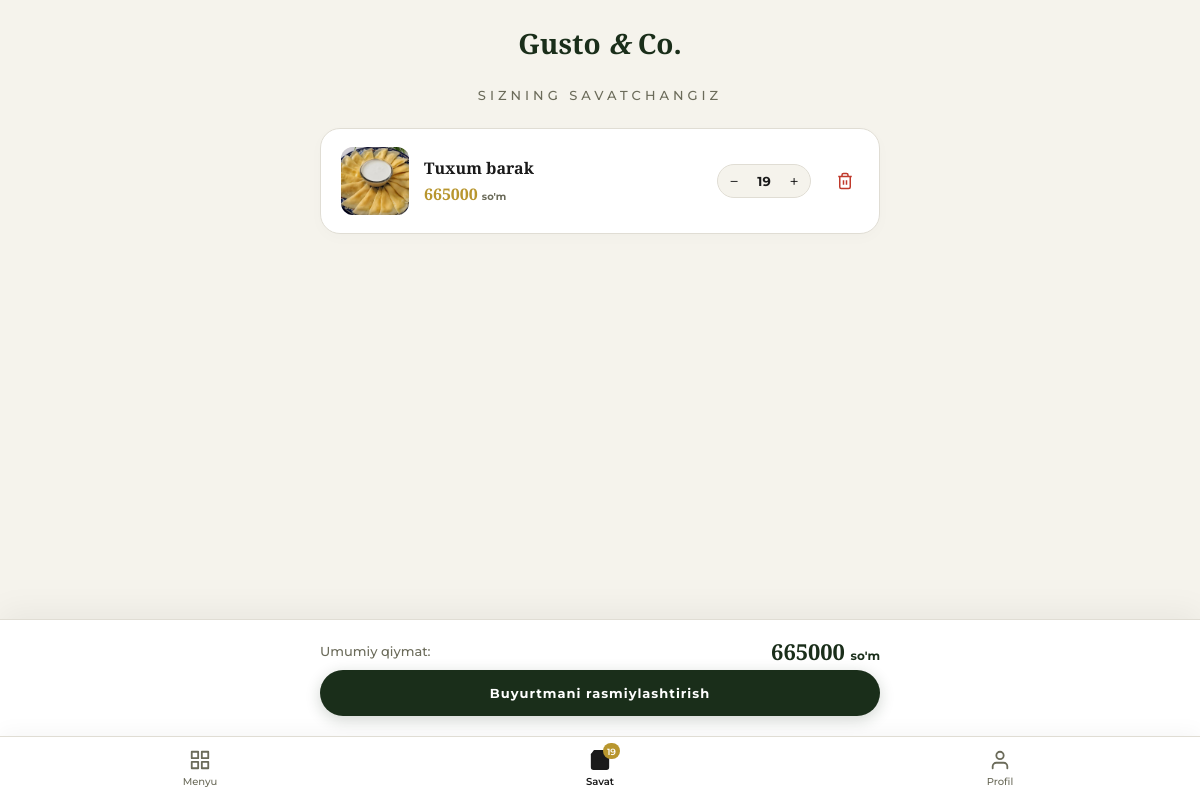
Page /savat_page/ (signed in) on the earlier database version.
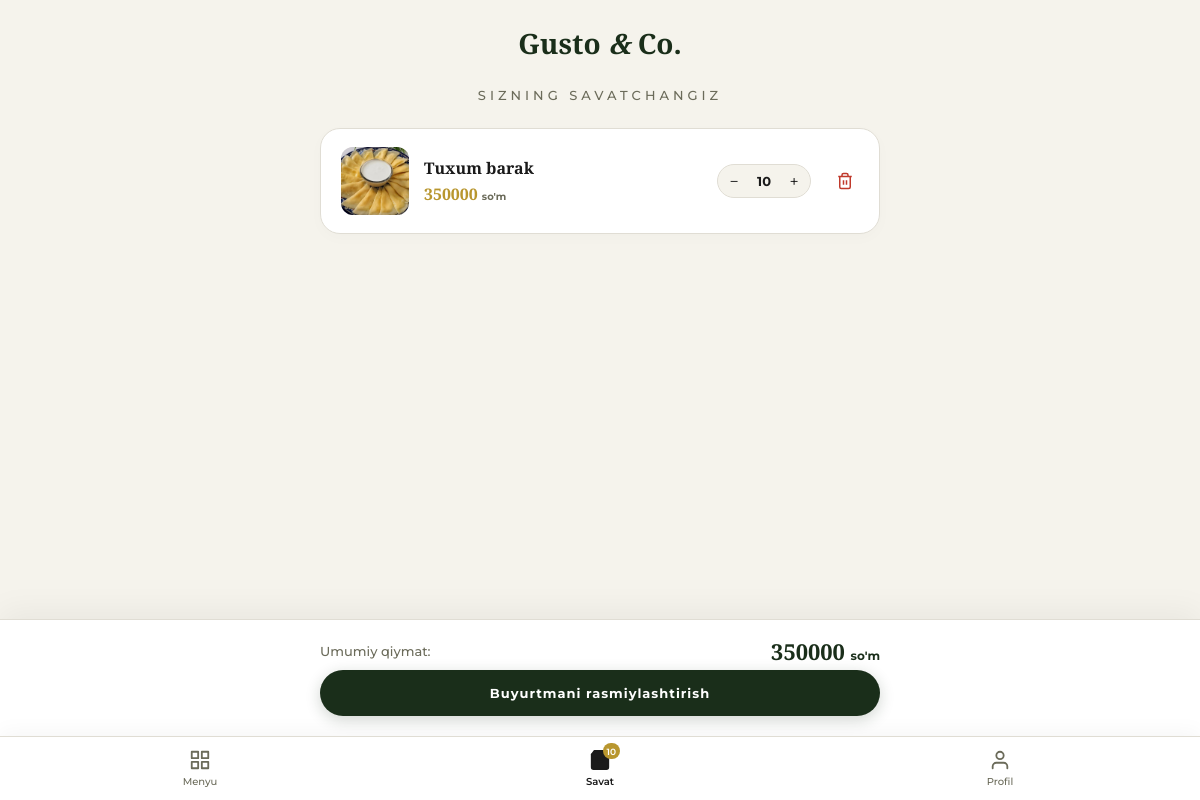
Same page on the later database version.
### products/models.py (models this page shows, shortened)
class ShopingModel(BaseCreateModel):
    product = models.ForeignKey(FastFoodProduct, on_delete=models.CASCADE, related_name='cart_list')
    user = models.ForeignKey(settings.AUTH_USER_MODEL, on_delete=models.CASCADE, related_name='my_carts')
    quantity = models.PositiveIntegerField(default=1) # <- Buni qo'shish kerak!

class FastFoodProduct(BaseCreateModel):
    name = models.CharField(max_length=500)
    price = models.DecimalField("Maxsulot narxi: ", max_digits=10, decimal_places=2)
    ingredients = models.TextField("Tarkibi: ", max_length=4000)
    count = models.PositiveIntegerField(default=1, verbose_name="necha dona borr")
    category_product = models.ForeignKey(Category, on_delete=models.CASCADE, related_name="food_products")
    product_image = models.ImageField(upload_to="products/images/")
    is_active = models.BooleanField(default=True)
    class Meta:
        verbose_name = "Mahsulot"
        verbose_name_plural = "Mahsulotlar"

### users/views.py (the view)
# urls.py: path("savat_page/", savat_page, name='savat_page'),
@login_required(login_url='login_page')  # <- tuzatildi
def savat_page(request):
    cart_items = ShopingModel.objects.filter(user=request.user)
    total_price = 0
    total_count = 0
    for item in cart_items:
        item.line_total = item.product.price * item.quantity
        total_price += item.line_total
        total_count += item.quantity
    context = {'cart_items': cart_items, 'cart_count': total_count, 'total_price': total_price}
    return render(request, 'user_page/savat.html', context)

### templates/user_page/savat.html (shortened to what this page needs)
<!doctype html>
<html lang="uz">
<head>
</head>
<body>
<div class="top-header">
  <a href="{% url 'menu_home' %}" class="logo">Gusto <em>&</em> Co.</a>
</div>
<div class="page-header">
  <p>Sizning savatchangiz</p>
</div>
<div class="cart-container">
  {% if cart_items %}
    <div class="cart-items">
      {% for item in cart_items %}
        <div class="cart-item">
          <div class="item-img-wrap">
            {% if item.product.product_image %}
              <img src="{{ item.product.product_image.url }}" alt="{{ item.product.name }}">
            {% else %}
              <img src="https://images.unsplash.com/photo-1546833999-b9f581a1996d?w=160&q=80" alt="{{ item.product.name }}">
            {% endif %}
          </div>
          <div class="item-details">
            <div class="item-name">{{ item.product.name }}</div>
            <div class="item-price">{{ item.line_total|floatformat:0 }} <span>so'm</span></div>
          </div>
          <div class="qty-control">
            <a href="{% url 'update_cart_quantity' pk=item.id action='decrease' %}" class="qty-btn">−</a>
            <div class="qty-val">{{ item.quantity }}</div>
            <a href="{% url 'update_cart_quantity' pk=item.id action='increase' %}" class="qty-btn">+</a>
          </div>
          <a href="{% url 'delete_product_cart' pk=item.id %}" class="delete-btn">
            <svg viewBox="0 0 24 24"><polyline points="3 6 5 6 21 6"></polyline><path d="M19 6v14a2 2 0 0 1-2 2H7a2 2 0 0 1-2-2V6m3 0V4a2 2 0 0 1 2-2h4a2 2 0 0 1 2 2v2"></path><line x1="10" y1="11" x2="10" y2="17"></line><line x1="14" y1="11" x2="14" y2="17"></line></svg>
          </a>
        </div>
      {% endfor %}
    </div>
  {% endif %}
</div>
{% if cart_items %}
<div class="checkout-panel">
  <div class="checkout-inner">
    <div class="summary-row">
      <span class="summary-label">Umumiy qiymat:</span>
      <span class="summary-total">{{ total_price|floatformat:0 }} <span>so'm</span></span>
    </div>
    <a href="{% url 'checkout_html' %}" class="order-submit-btn">Buyurtmani rasmiylashtirish</a>
  </div>
</div>
{% endif %}
<div class="bottom-nav">
  <a href="{% url 'menu_home' %}" class="bottom-nav-item">
    <svg viewBox="0 0 24 24"><rect x="3" y="3" width="7" height="7"></rect><rect x="14" y="3" width="7" height="7"></rect><rect x="14" y="14" width="7" height="7"></rect><rect x="3" y="14" width="7" height="7"></rect></svg>
    <span>Menyu</span>
  </a>
  <a href="{% url 'savat_page' %}" class="bottom-nav-item active">
    <svg viewBox="0 0 24 24"><path d="M6 2L3 6v14a2 2 0 0 0 2 2h14a2 2 0 0 0 2-2V6l-3-4z" /><line x1="3" y1="6" x2="21" y2="6" /><path d="M16 10a4 4 0 0 1-8 0" /></svg>
    <span>Savat</span>
    <span class="nav-badge {% if cart_count %}show{% endif %}">{{ cart_count|default:0 }}</span>
  </a>
  <a href="{% url 'profile_user' %}" class="bottom-nav-item">
    <svg viewBox="0 0 24 24"><path d="M20 21v-2a4 4 0 0 0-4-4H8a4 4 0 0 0-4 4v2"></path><circle cx="12" cy="7" r="4"></circle></svg>
    <span>Profil</span>
  </a>
</div>
</body>
</html>

Differences in the rows shown:
changed ShopingModel "Tuxum barak": line_total "665000" → "350000"; quantity "19" → "10"
Other differences:
{{ total_price|floatformat:0 }}: "665000" → "350000"
{{ cart_count|default:0 }}: "19" → "10"
